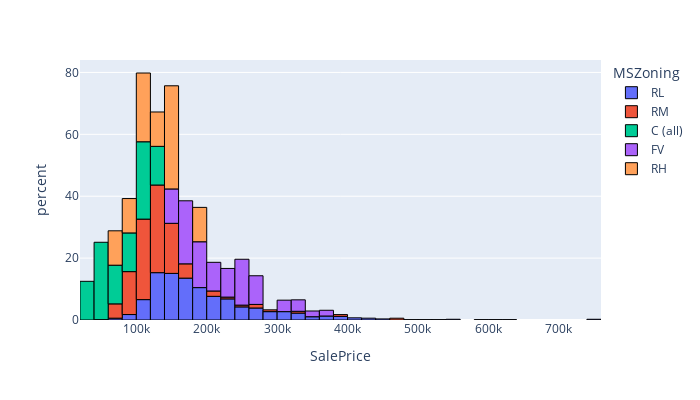
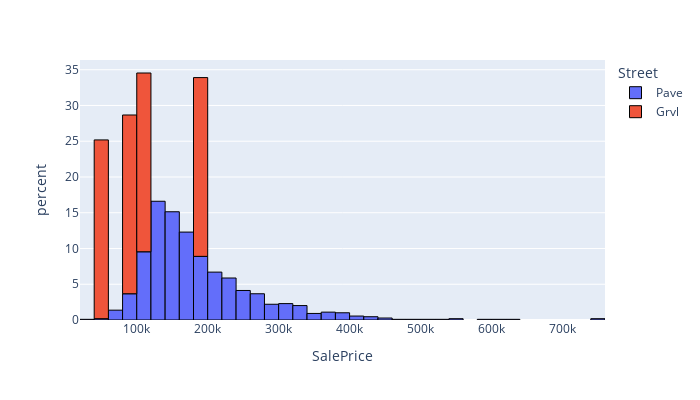
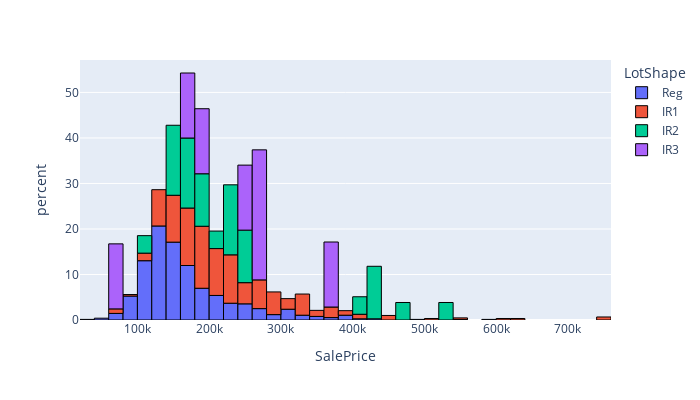
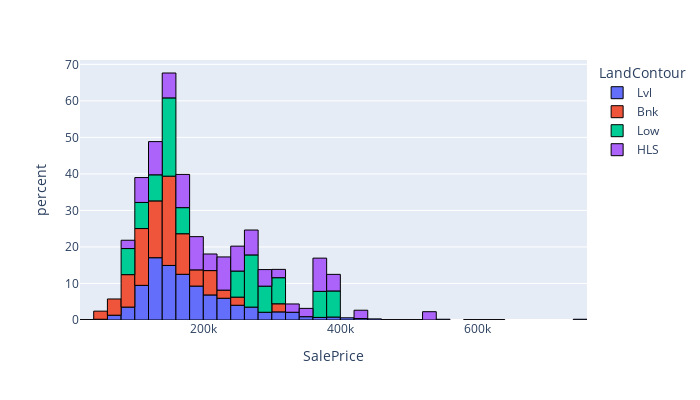

Here is the notebook cell these charts were saved with, in order:
### Markdown cell above
- Dados categóricos

### Code cell
from plotly.subplots import make_subplots

for coluna in df[textColumns]:
    grafico = px.histogram(df, x='SalePrice', color=coluna, histnorm='percent', width=700, height=400)
    grafico.update_traces(marker_line_width=1, marker_line_color="black")
    grafico.show()

### Figure 1 — Plotly figure (JSON) as saved in the notebook; plotly's stock layout.template omitted (floating-point values rounded to 4 significant figures; data arrays with more than 128 entries replaced by an {"elided": "..."} marker saying what was removed)
{"data": [{"alignmentgroup": "True", "bingroup": "x", "histnorm": "percent", "hovertemplate": "MSZoning=RL<br>SalePrice=%{x}<br>percent=%{y}<extra></extra>", "legendgroup": "RL", "marker": {"color": "#636efa", "line": {"color": "black", "width": 1}, "pattern": {"shape": ""}}, "name": "RL", "offsetgroup": "RL", "orientation": "v", "showlegend": true, "type": "histogram", "x": {"elided": "850 int values"}, "xaxis": "x", "yaxis": "y"}, {"alignmentgroup": "True", "bingroup": "x", "histnorm": "percent", "hovertemplate": "MSZoning=RM<br>SalePrice=%{x}<br>percent=%{y}<extra></extra>", "legendgroup": "RM", "marker": {"color": "#EF553B", "line": {"color": "black", "width": 1}, "pattern": {"shape": ""}}, "name": "RM", "offsetgroup": "RM", "orientation": "v", "showlegend": true, "type": "histogram", "x": {"elided": "173 int values"}, "xaxis": "x", "yaxis": "y"}, {"alignmentgroup": "True", "bingroup": "x", "histnorm": "percent", "hovertemplate": "MSZoning=C (all)<br>SalePrice=%{x}<br>percent=%{y}<extra></extra>", "legendgroup": "C (all)", "marker": {"color": "#00cc96", "line": {"color": "black", "width": 1}, "pattern": {"shape": ""}}, "name": "C (all)", "offsetgroup": "C (all)", "orientation": "v", "showlegend": true, "type": "histogram", "x": [40000, 133900, 108000, 102776, 55993, 35311, 81000, 68400], "xaxis": "x", "yaxis": "y"}, {"alignmentgroup": "True", "bingroup": "x", "histnorm": "percent", "hovertemplate": "MSZoning=FV<br>SalePrice=%{x}<br>percent=%{y}<extra></extra>", "legendgroup": "FV", "marker": {"color": "#ab63fa", "line": {"color": "black", "width": 1}, "pattern": {"shape": ""}}, "name": "FV", "offsetgroup": "FV", "orientation": "v", "showlegend": true, "type": "histogram", "x": [249700, 172500, 164500, 250000, 176000, 254900, 252678, 262500, 207500, 266000, 185000, 164700, 239000, 270000, 340000, 187750, 241000, 339750, 210000, 263435, 226700, 208300, 176000, 263000, 146000, 151000, 370878, 227875, 196000, 172500, 179400, 215200, 232600, 147400, 151000, 250580, 303477, 328900, 173733, 155000, 197000, 252000, 197000, 160000, 171900, 174000, 229456, 186500, 183900, 208900, 144152, 250000, 310000, 185000], "xaxis": "x", "yaxis": "y"}, {"alignmentgroup": "True", "bingroup": "x", "histnorm": "percent", "hovertemplate": "MSZoning=RH<br>SalePrice=%{x}<br>percent=%{y}<extra></extra>", "legendgroup": "RH", "marker": {"color": "#FFA15A", "line": {"color": "black", "width": 1}, "pattern": {"shape": ""}}, "name": "RH", "offsetgroup": "RH", "orientation": "v", "showlegend": true, "type": "histogram", "x": [82000, 76000, 133000, 103600, 159434, 145000, 119900, 145000, 181000], "xaxis": "x", "yaxis": "y"}], "layout": {"barmode": "relative", "height": 400, "legend": {"title": {"text": "MSZoning"}, "tracegroupgap": 0}, "margin": {"t": 60}, "width": 700, "xaxis": {"anchor": "y", "domain": [0, 1], "title": {"text": "SalePrice"}}, "yaxis": {"anchor": "x", "domain": [0, 1], "title": {"text": "percent"}}}}

### Figure 2 — Plotly figure (JSON) as saved in the notebook; plotly's stock layout.template omitted (floating-point values rounded to 4 significant figures; data arrays with more than 128 entries replaced by an {"elided": "..."} marker saying what was removed)
{"data": [{"alignmentgroup": "True", "bingroup": "x", "histnorm": "percent", "hovertemplate": "Street=Pave<br>SalePrice=%{x}<br>percent=%{y}<extra></extra>", "legendgroup": "Pave", "marker": {"color": "#636efa", "line": {"color": "black", "width": 1}, "pattern": {"shape": ""}}, "name": "Pave", "offsetgroup": "Pave", "orientation": "v", "showlegend": true, "type": "histogram", "x": {"elided": "1090 int values"}, "xaxis": "x", "yaxis": "y"}, {"alignmentgroup": "True", "bingroup": "x", "histnorm": "percent", "hovertemplate": "Street=Grvl<br>SalePrice=%{x}<br>percent=%{y}<extra></extra>", "legendgroup": "Grvl", "marker": {"color": "#EF553B", "line": {"color": "black", "width": 1}, "pattern": {"shape": ""}}, "name": "Grvl", "offsetgroup": "Grvl", "orientation": "v", "showlegend": true, "type": "histogram", "x": [110000, 55993, 81000, 186700], "xaxis": "x", "yaxis": "y"}], "layout": {"barmode": "relative", "height": 400, "legend": {"title": {"text": "Street"}, "tracegroupgap": 0}, "margin": {"t": 60}, "width": 700, "xaxis": {"anchor": "y", "domain": [0, 1], "title": {"text": "SalePrice"}}, "yaxis": {"anchor": "x", "domain": [0, 1], "title": {"text": "percent"}}}}

### Figure 3 — Plotly figure (JSON) as saved in the notebook; plotly's stock layout.template omitted (floating-point values rounded to 4 significant figures; data arrays with more than 128 entries replaced by an {"elided": "..."} marker saying what was removed)
{"data": [{"alignmentgroup": "True", "bingroup": "x", "histnorm": "percent", "hovertemplate": "LotShape=Reg<br>SalePrice=%{x}<br>percent=%{y}<extra></extra>", "legendgroup": "Reg", "marker": {"color": "#636efa", "line": {"color": "black", "width": 1}, "pattern": {"shape": ""}}, "name": "Reg", "offsetgroup": "Reg", "orientation": "v", "showlegend": true, "type": "histogram", "x": {"elided": "760 int values"}, "xaxis": "x", "yaxis": "y"}, {"alignmentgroup": "True", "bingroup": "x", "histnorm": "percent", "hovertemplate": "LotShape=IR1<br>SalePrice=%{x}<br>percent=%{y}<extra></extra>", "legendgroup": "IR1", "marker": {"color": "#EF553B", "line": {"color": "black", "width": 1}, "pattern": {"shape": ""}}, "name": "IR1", "offsetgroup": "IR1", "orientation": "v", "showlegend": true, "type": "histogram", "x": {"elided": "301 int values"}, "xaxis": "x", "yaxis": "y"}, {"alignmentgroup": "True", "bingroup": "x", "histnorm": "percent", "hovertemplate": "LotShape=IR2<br>SalePrice=%{x}<br>percent=%{y}<extra></extra>", "legendgroup": "IR2", "marker": {"color": "#00cc96", "line": {"color": "black", "width": 1}, "pattern": {"shape": ""}}, "name": "IR2", "offsetgroup": "IR2", "orientation": "v", "showlegend": true, "type": "histogram", "x": [110000, 438780, 174000, 475000, 156000, 437154, 177500, 245500, 228000, 212000, 175000, 152000, 402000, 423000, 159434, 221000, 196000, 538000, 187100, 224900, 240000, 174000, 242000, 145000, 195000, 232000], "xaxis": "x", "yaxis": "y"}, {"alignmentgroup": "True", "bingroup": "x", "histnorm": "percent", "hovertemplate": "LotShape=IR3<br>SalePrice=%{x}<br>percent=%{y}<extra></extra>", "legendgroup": "IR3", "marker": {"color": "#ab63fa", "line": {"color": "black", "width": 1}, "pattern": {"shape": ""}}, "name": "IR3", "offsetgroup": "IR3", "orientation": "v", "showlegend": true, "type": "histogram", "x": [73000, 267000, 375000, 274725, 259000, 160000, 192140], "xaxis": "x", "yaxis": "y"}], "layout": {"barmode": "relative", "height": 400, "legend": {"title": {"text": "LotShape"}, "tracegroupgap": 0}, "margin": {"t": 60}, "width": 700, "xaxis": {"anchor": "y", "domain": [0, 1], "title": {"text": "SalePrice"}}, "yaxis": {"anchor": "x", "domain": [0, 1], "title": {"text": "percent"}}}}

### Figure 4 — Plotly figure (JSON) as saved in the notebook; plotly's stock layout.template omitted (floating-point values rounded to 4 significant figures; data arrays with more than 128 entries replaced by an {"elided": "..."} marker saying what was removed)
{"data": [{"alignmentgroup": "True", "bingroup": "x", "histnorm": "percent", "hovertemplate": "LandContour=Lvl<br>SalePrice=%{x}<br>percent=%{y}<extra></extra>", "legendgroup": "Lvl", "marker": {"color": "#636efa", "line": {"color": "black", "width": 1}, "pattern": {"shape": ""}}, "name": "Lvl", "offsetgroup": "Lvl", "orientation": "v", "showlegend": true, "type": "histogram", "x": {"elided": "991 int values"}, "xaxis": "x", "yaxis": "y"}, {"alignmentgroup": "True", "bingroup": "x", "histnorm": "percent", "hovertemplate": "LandContour=Bnk<br>SalePrice=%{x}<br>percent=%{y}<extra></extra>", "legendgroup": "Bnk", "marker": {"color": "#EF553B", "line": {"color": "black", "width": 1}, "pattern": {"shape": ""}}, "name": "Bnk", "offsetgroup": "Bnk", "orientation": "v", "showlegend": true, "type": "histogram", "x": [139400, 110000, 130000, 124900, 140000, 153337, 315000, 73000, 179500, 159000, 140000, 145000, 119500, 89471, 134000, 184750, 210000, 128000, 217500, 141000, 225000, 159434, 159500, 55993, 93000, 240000, 118500, 110000, 119750, 159500, 136500, 60000, 118400, 174500, 95000, 144000, 164000, 122000, 160000, 111000, 177000, 91000, 207000, 140000, 191000], "xaxis": "x", "yaxis": "y"}, {"alignmentgroup": "True", "bingroup": "x", "histnorm": "percent", "hovertemplate": "LandContour=Low<br>SalePrice=%{x}<br>percent=%{y}<extra></extra>", "legendgroup": "Low", "marker": {"color": "#00cc96", "line": {"color": "black", "width": 1}, "pattern": {"shape": ""}}, "name": "Low", "offsetgroup": "Low", "orientation": "v", "showlegend": true, "type": "histogram", "x": [385000, 241500, 375000, 260000, 123000, 280000, 108000, 316600, 143000, 152000, 143000, 81000, 260000, 160000], "xaxis": "x", "yaxis": "y"}, {"alignmentgroup": "True", "bingroup": "x", "histnorm": "percent", "hovertemplate": "LandContour=HLS<br>SalePrice=%{x}<br>percent=%{y}<extra></extra>", "legendgroup": "HLS", "marker": {"color": "#ab63fa", "line": {"color": "black", "width": 1}, "pattern": {"shape": ""}}, "name": "HLS", "offsetgroup": "HLS", "orientation": "v", "showlegend": true, "type": "histogram", "x": [438780, 163500, 94750, 320000, 235000, 185000, 377426, 113000, 135000, 188700, 374000, 125000, 175000, 224500, 359100, 105500, 135000, 149000, 392000, 102776, 189000, 239900, 180000, 538000, 200000, 248900, 132250, 240000, 145000, 201000, 242000, 145000, 160000, 293077, 315500, 274725, 169000, 392500, 265900, 378500, 283463, 239000, 377500, 275000], "xaxis": "x", "yaxis": "y"}], "layout": {"barmode": "relative", "height": 400, "legend": {"title": {"text": "LandContour"}, "tracegroupgap": 0}, "margin": {"t": 60}, "width": 700, "xaxis": {"anchor": "y", "domain": [0, 1], "title": {"text": "SalePrice"}}, "yaxis": {"anchor": "x", "domain": [0, 1], "title": {"text": "percent"}}}}
